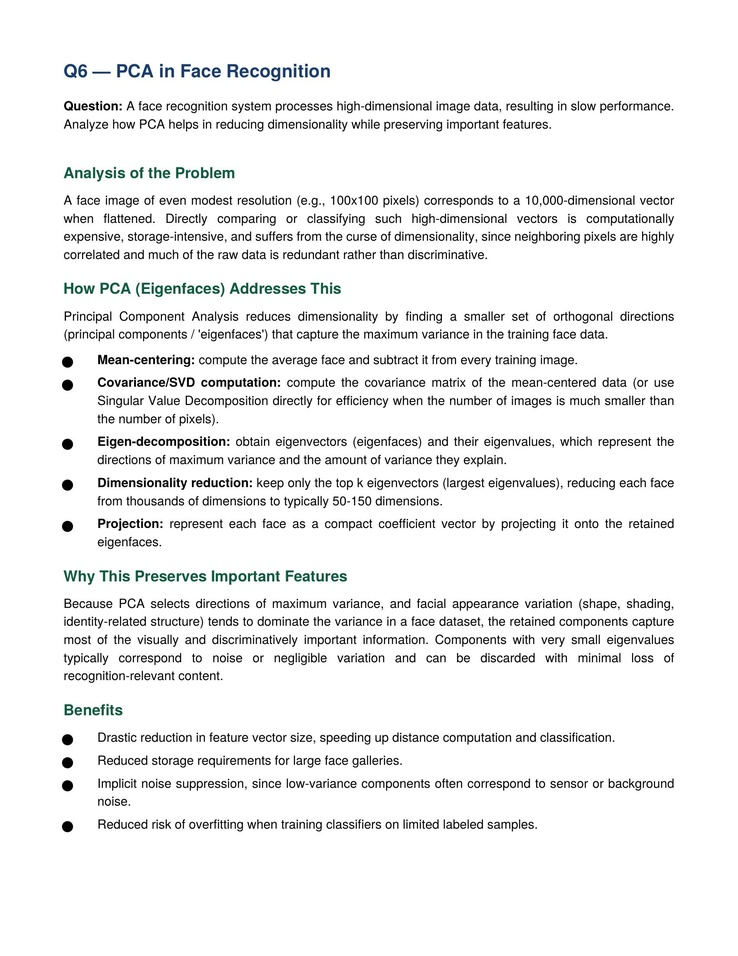
#> input picture CO3/AT2/Q06/Q6.jpg, 738 x 956 px, shrunk from 1700 x 2200 before the run, found by its file name
$ python cv-co1-at1-q17.py
#> lines starting #> are read from the running program, lines starting #| are printed output that depends on the picture
# -*- coding: utf-8 -*-
"""CV-CO1-AT1-Q17.ipynb

Automatically generated by Colab.

Original file is located at
    https://colab.research.google.com/drive/1uUkyZ7fk9O5z-yidu1dcum4Io9w1GoOs
"""

# Q17 - Uneven Lighting and Contrast Enhancement

import cv2
import numpy as np
import matplotlib.pyplot as plt
from google.colab import files

# Upload image
uploaded = files.upload()
#> the answer given: Q6.jpg

filename = list(uploaded.keys())[0]

# Read image
img = cv2.imread(filename)
#> img is the input picture: shape (956, 738, 3); mean B, G, R 240.1, 240.1, 239.7
img = cv2.cvtColor(img, cv2.COLOR_BGR2RGB)

# ----------------------------------------
# Create Artificial Uneven Lighting
# ----------------------------------------

height, width = img.shape[:2]
#> height = 956; width = 738

# Horizontal lighting gradient
gradient = np.tile(np.linspace(0.3, 1.0, width), (height, 1))

uneven = img.astype(np.float32)

for i in range(3):
    uneven[:, :, i] = uneven[:, :, i] * gradient
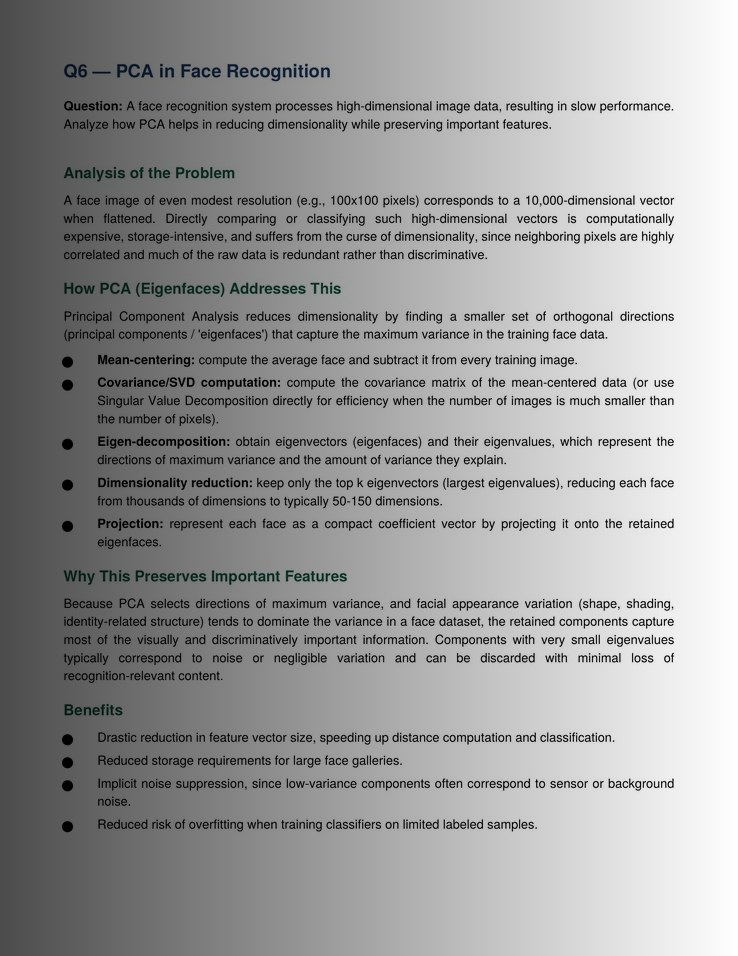
#> uneven: shape (956, 738, 3) float32; mean R, G, B 156.5, 156.7, 156.7

uneven = np.clip(uneven, 0, 255).astype(np.uint8)

# ----------------------------------------
# Histogram Equalization
# ----------------------------------------

gray = cv2.cvtColor(uneven, cv2.COLOR_RGB2GRAY)
equalized = cv2.equalizeHist(gray)
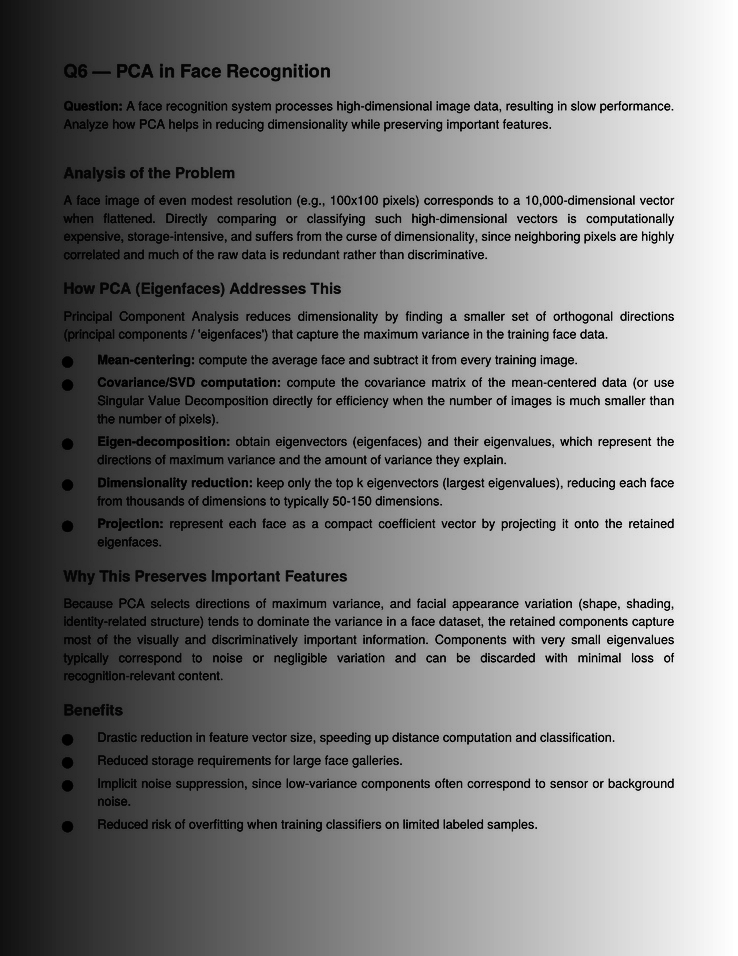
#> equalized: shape (956, 738); min 0, max 255, mean 127.9

# ----------------------------------------
# CLAHE (Adaptive Histogram Equalization)
# ----------------------------------------

clahe = cv2.createCLAHE(clipLimit=2.0, tileGridSize=(8,8))
clahe_img = clahe.apply(gray)
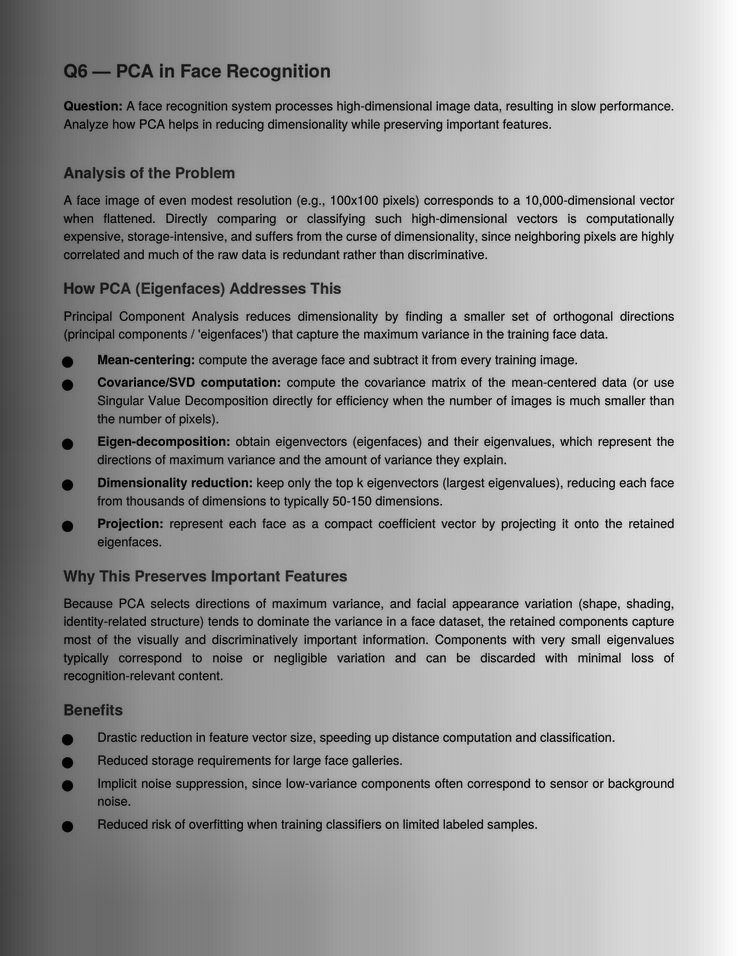
#> clahe_img: shape (956, 738); min 1, max 255, mean 159.5

# ----------------------------------------
# Display Results
# ----------------------------------------

plt.figure(figsize=(16,8))

plt.subplot(2,2,1)
plt.imshow(img)
plt.title("Original Image")
plt.axis("off")

plt.subplot(2,2,2)
plt.imshow(uneven)
plt.title("Uneven Lighting")
plt.axis("off")

plt.subplot(2,2,3)
plt.imshow(equalized, cmap='gray')
plt.title("Histogram Equalization")
plt.axis("off")

plt.subplot(2,2,4)
plt.imshow(clahe_img, cmap='gray')
plt.title("CLAHE (Improved Contrast)")
plt.axis("off")

plt.tight_layout()
plt.show()
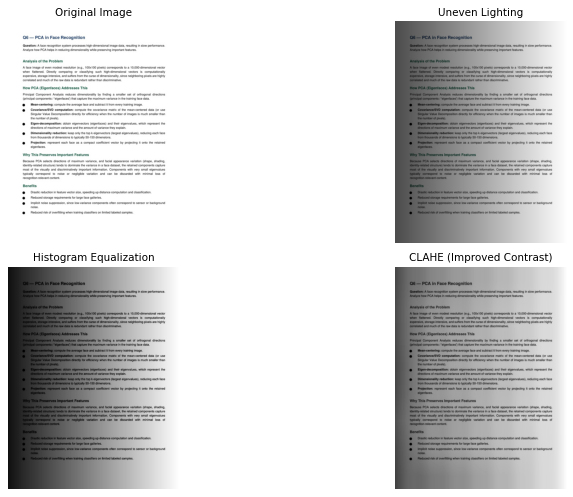
#> figure drawn by matplotlib, 4 panels

# ----------------------------------------
# Explanation
# ----------------------------------------

print("Explanation:")
print("- Uneven lighting occurs due to non-uniform illumination during image formation.")
print("- Some regions receive more light while others receive less, reducing overall contrast.")
print("- Histogram Equalization improves global contrast.")
print("- CLAHE enhances local contrast while preserving details and avoiding over-amplification.")
print("- CLAHE is commonly used in medical imaging and computer vision applications.")
